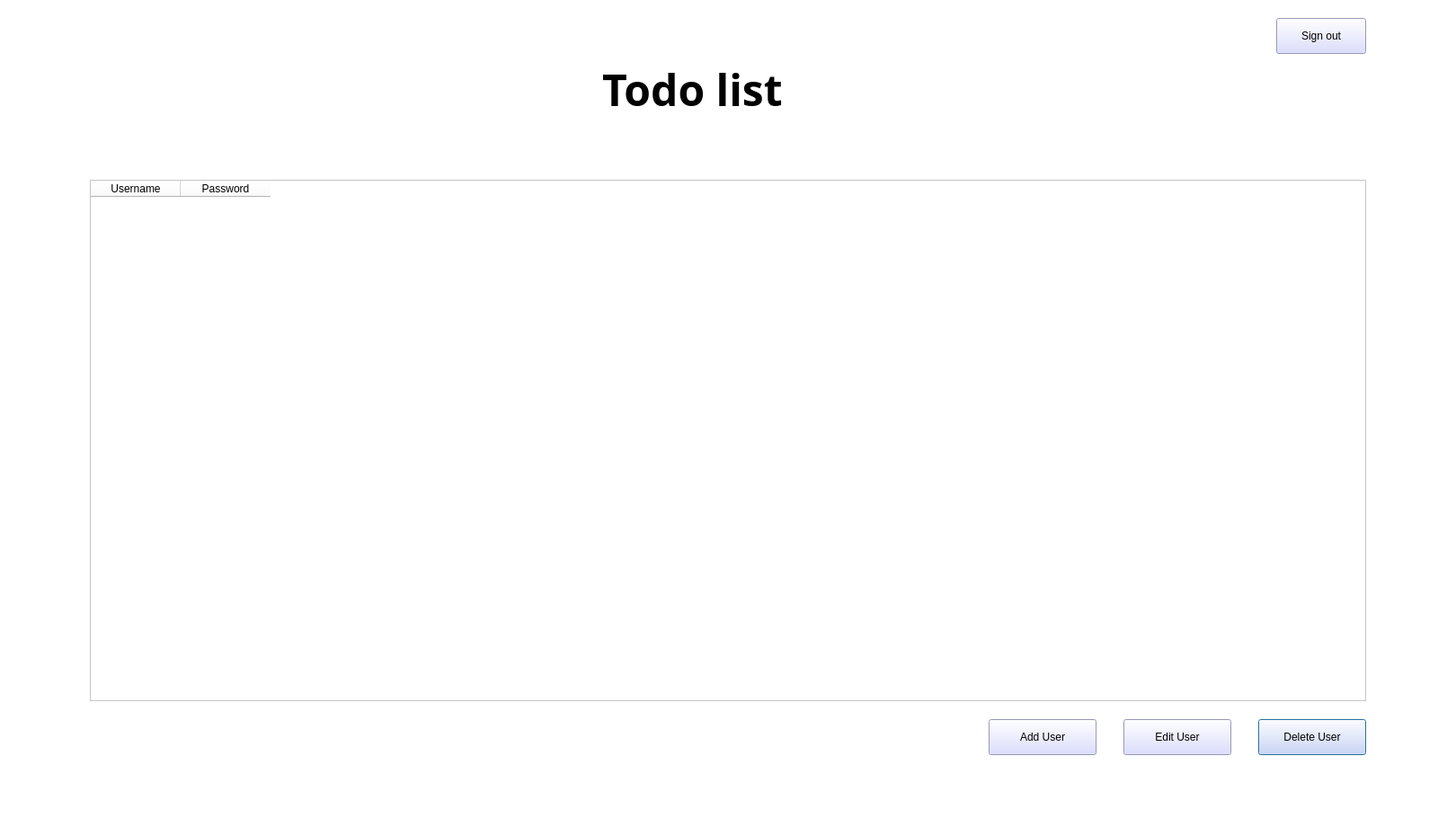
<?xml version="1.0" encoding="UTF-8"?>
<ui version="4.0">
 <class>adminInterface</class>
 <widget class="QDialog" name="adminInterface">
  <property name="geometry">
   <rect>
    <x>0</x>
    <y>0</y>
    <width>1620</width>
    <height>920</height>
   </rect>
  </property>
  <property name="windowTitle">
   <string>KATotoList</string>
  </property>
  <property name="windowIcon">
   <iconset>
    <normaloff>img/AppIcon.png</normaloff>img/AppIcon.png</iconset>
  </property>
  <property name="styleSheet">
   <string notr="true">background-color: rgb(255, 255, 255);</string>
  </property>
  <widget class="QPushButton" name="btndeleteUser">
   <property name="geometry">
    <rect>
     <x>1400</x>
     <y>800</y>
     <width>120</width>
     <height>40</height>
    </rect>
   </property>
   <property name="styleSheet">
    <string notr="true">background-color: rgb(210, 212, 255);
font: 63 9pt &quot;Yu Gothic UI Semibold&quot;;</string>
   </property>
   <property name="text">
    <string>Delete User</string>
   </property>
  </widget>
  <widget class="QPushButton" name="btnsignOutAdmin">
   <property name="geometry">
    <rect>
     <x>1420</x>
     <y>20</y>
     <width>100</width>
     <height>40</height>
    </rect>
   </property>
   <property name="styleSheet">
    <string notr="true">
background-color: rgb(210, 212, 255);
font: 63 9pt &quot;Yu Gothic UI Semibold&quot;;</string>
   </property>
   <property name="text">
    <string>Sign out</string>
   </property>
  </widget>
  <widget class="QTableWidget" name="listOfUser">
   <property name="geometry">
    <rect>
     <x>100</x>
     <y>200</y>
     <width>1420</width>
     <height>580</height>
    </rect>
   </property>
   <property name="styleSheet">
    <string notr="true">
background-color: rgb(255, 255, 255);</string>
   </property>
   <column>
    <property name="text">
     <string>Username</string>
    </property>
   </column>
   <column>
    <property name="text">
     <string>Password</string>
    </property>
   </column>
  </widget>
  <widget class="QPushButton" name="btnaddUser">
   <property name="geometry">
    <rect>
     <x>1100</x>
     <y>800</y>
     <width>120</width>
     <height>40</height>
    </rect>
   </property>
   <property name="styleSheet">
    <string notr="true">background-color: rgb(210, 212, 255);
font: 63 9pt &quot;Yu Gothic UI Semibold&quot;;</string>
   </property>
   <property name="text">
    <string>Add User</string>
   </property>
  </widget>
  <widget class="QPushButton" name="btneditUser">
   <property name="geometry">
    <rect>
     <x>1250</x>
     <y>800</y>
     <width>120</width>
     <height>40</height>
    </rect>
   </property>
   <property name="styleSheet">
    <string notr="true">background-color: rgb(210, 212, 255);
font: 63 9pt &quot;Yu Gothic UI Semibold&quot;;</string>
   </property>
   <property name="text">
    <string>Edit User</string>
   </property>
  </widget>
  <widget class="QLabel" name="toDoList">
   <property name="geometry">
    <rect>
     <x>670</x>
     <y>50</y>
     <width>300</width>
     <height>100</height>
    </rect>
   </property>
   <property name="font">
    <font>
     <family>Yu Gothic UI Semibold</family>
     <weight>75</weight>
     <bold>true</bold>
    </font>
   </property>
   <property name="text">
    <string>&lt;html&gt;&lt;head/&gt;&lt;body&gt;&lt;p&gt;&lt;span style=&quot; font-size:36pt;&quot;&gt;Todo list&lt;/span&gt;&lt;/p&gt;&lt;/body&gt;&lt;/html&gt;</string>
   </property>
  </widget>
 </widget>
 <resources/>
 <connections/>
</ui>
